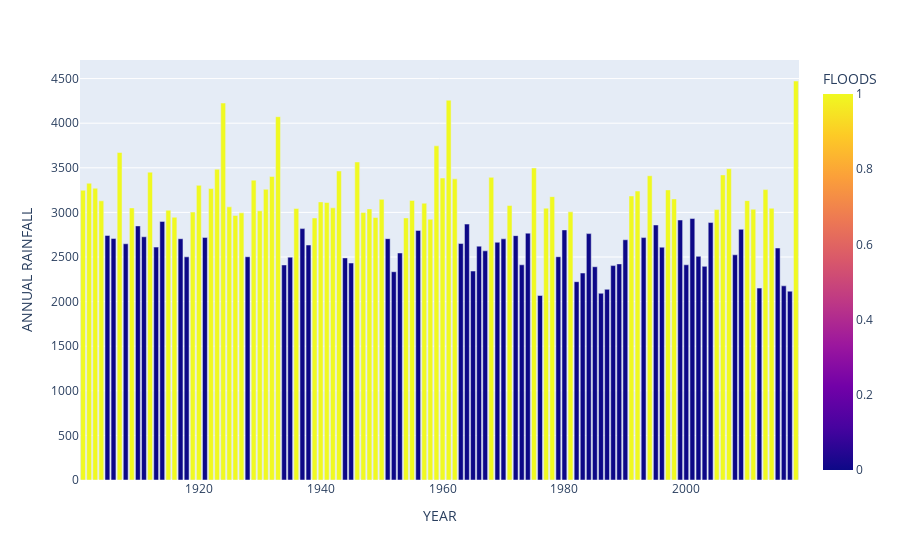

The code cell stored with this chart in its notebook:
### Code cell
px.bar(data_frame=kerala_flood, x='YEAR', y=' ANNUAL RAINFALL', color='FLOODS')
